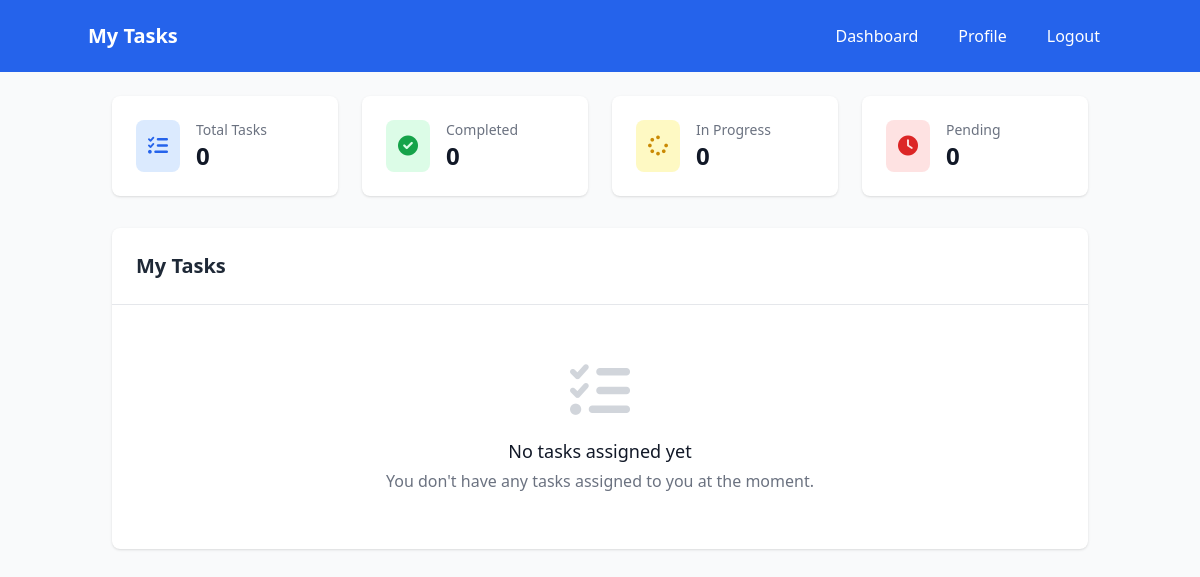
Page /tasks (signed in) on the earlier database version.
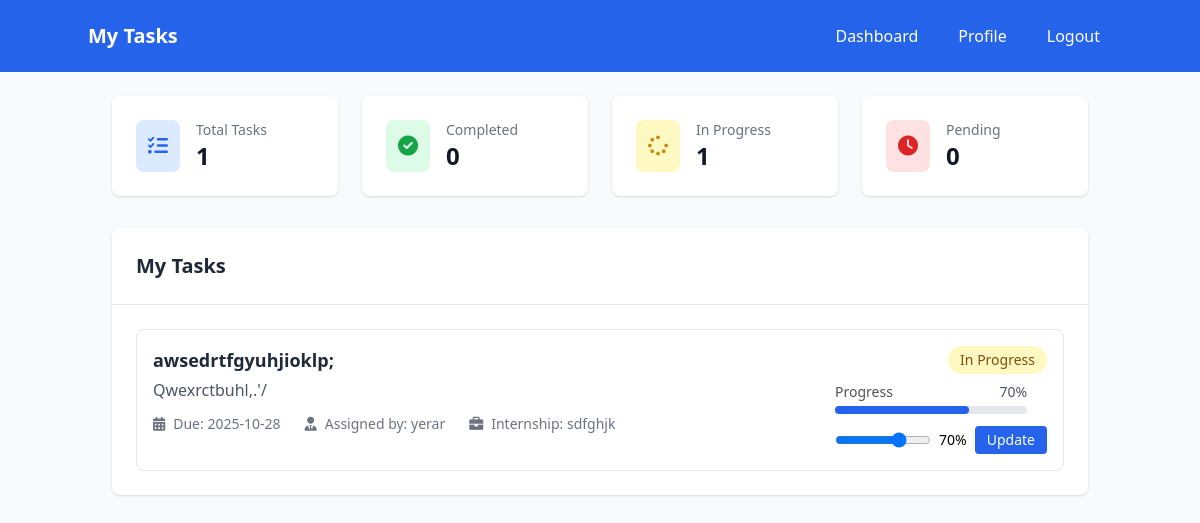
Same page on the later database version.
### models.py (models this page shows)
class Task(Base):
    __tablename__ = "tasks"
    id = Column(Integer, primary_key=True, index=True)
    title = Column(String(255), nullable=False)
    description = Column(Text)
    internship_id = Column(Integer, ForeignKey("internships.id"), nullable=False)
    student_id = Column(Integer, ForeignKey("users.id"), nullable=False)
    assigned_by = Column(Integer, ForeignKey("users.id"))
    due_date = Column(DateTime(timezone=True))
    status = Column(Enum(TaskStatus), default=TaskStatus.PENDING)
    progress = Column(Integer, default=0)
    created_at = Column(DateTime(timezone=True), server_default=func.now())
    internship = relationship("Internship", back_populates="tasks")
    student = relationship("User", foreign_keys=[student_id], back_populates="assigned_tasks")
    assigner = relationship("User", foreign_keys=[assigned_by], back_populates="assigned_by_tasks")

class User(Base):
    __tablename__ = "users"
    id = Column(Integer, primary_key=True, index=True)
    email = Column(String(255), unique=True, index=True, nullable=False)
    hashed_password = Column(String(255), nullable=False)
    full_name = Column(String(255), nullable=False)
    role = Column(Enum(UserRole), nullable=False, default=UserRole.STUDENT)
    phone = Column(String(20))
    department = Column(String(255))
    profile_picture = Column(String(500), default="default_avatar.png")
    created_at = Column(DateTime(timezone=True), server_default=func.now())
    is_active = Column(Boolean, default=True)
    created_internships = relationship("Internship", back_populates="creator")
    applications = relationship("InternshipApplication", back_populates="student")
    assigned_tasks = relationship("Task", foreign_keys="Task.student_id", back_populates="student")
    assigned_by_tasks = relationship("Task", foreign_keys="Task.assigned_by", back_populates="assigner")
    student_feedback = relationship("Feedback", foreign_keys="Feedback.student_id", back_populates="student")
    mentor_feedback = relationship("Feedback", foreign_keys="Feedback.mentor_id", back_populates="mentor")

class Internship(Base):
    __tablename__ = "internships"
    id = Column(Integer, primary_key=True, index=True)
    title = Column(String(255), nullable=False)
    description = Column(Text)
    company = Column(String(255), nullable=False)
    location = Column(String(255))
    duration = Column(String(100))
    stipend = Column(String(100))
    requirements = Column(Text)
    created_by = Column(Integer, ForeignKey("users.id"))
    created_at = Column(DateTime(timezone=True), server_default=func.now())
    is_active = Column(Boolean, default=True)
    deadline = Column(DateTime(timezone=True))
    creator = relationship("User", back_populates="created_internships")
    applications = relationship("InternshipApplication", back_populates="internship")
    tasks = relationship("Task", back_populates="internship")
    feedback = relationship("Feedback", back_populates="internship")

### app.py (the view)
@app.get("/tasks")
async def tasks_page(request: Request, db: Session = Depends(get_db)):
    try:
        user = await get_current_user_from_cookie(request, db)
        if user.role == "student":
            tasks = crud.get_tasks_by_student(db, user.id)
            return templates.TemplateResponse("tasks_student.html", {
                "request": request,
                "user": user,
                "tasks": tasks
            })
        elif user.role in ["admin", "mentor"]:
            tasks = crud.get_all_tasks(db)
            students = crud.get_all_users(db)
            internships = crud.get_internships(db)
            return templates.TemplateResponse("tasks_management.html", {
                "request": request,
                "user": user,
                "tasks": tasks,
                "students": students,
                "internships": internships
            })
        else:
            return RedirectResponse("/dashboard?error=Access denied")
    except Exception as e:
        return RedirectResponse("/login")

### templates/tasks_student.html (shortened to what the changed rows need)
<!DOCTYPE html>
<html lang="en">
<head>
    <script src="https://cdn.tailwindcss.com"></script>
    <link rel="stylesheet" href="https://cdnjs.cloudflare.com/ajax/libs/font-awesome/6.0.0/css/all.min.css">
</head>
<body class="bg-gray-50">
    <nav class="bg-blue-600 text-white p-4">
        <div class="container mx-auto flex justify-between items-center">
            <h1 class="text-xl font-bold">My Tasks</h1>
        </div>
    </nav>
    <div class="container mx-auto p-6">
        <div class="grid grid-cols-1 md:grid-cols-4 gap-6 mb-8">
            <div class="bg-white p-6 rounded-lg shadow">
                <div class="flex items-center">
                    <div class="ml-4">
                        <h3 class="text-sm font-medium text-gray-500">Total Tasks</h3>
                        <p class="text-2xl font-bold text-gray-900">{{ tasks|length }}</p>
                    </div>
                </div>
            </div>
            <div class="bg-white p-6 rounded-lg shadow">
                <div class="flex items-center">
                    <div class="ml-4">
                        <h3 class="text-sm font-medium text-gray-500">In Progress</h3>
                        <p class="text-2xl font-bold text-gray-900">
                            {{ tasks|selectattr("status", "equalto", "in_progress")|list|length }}
                        </p>
                    </div>
                </div>
            </div>
        </div>
        <div class="bg-white rounded-lg shadow">
            <div class="p-6 border-b">
                <h2 class="text-xl font-semibold text-gray-800">My Tasks</h2>
            </div>
            <div class="p-6">
                {% if tasks %}
                <div class="space-y-4">
                    {% for task in tasks %}
                    <div class="border rounded-lg p-4 hover:bg-gray-50">
                        <div class="flex justify-between items-start">
                            <div class="flex-1">
                                <h3 class="font-semibold text-lg text-gray-800">{{ task.title }}</h3>
                                <p class="text-gray-600 mt-1">{{ task.description }}</p>
                                <div class="mt-3 flex items-center space-x-6 text-sm text-gray-500">
                                    <div class="flex items-center">
                                        <i class="fas fa-calendar-alt mr-2"></i>
                                        <span>Due: {{ task.due_date.strftime('%Y-%m-%d') if task.due_date else 'No due date' }}</span>
                                    </div>
                                    <div class="flex items-center">
                                        <i class="fas fa-user-tie mr-2"></i>
                                        <span>Assigned by: {{ task.assigner.full_name }}</span>
                                    </div>
                                    {% if task.internship %}
                                    <div class="flex items-center">
                                        <i class="fas fa-briefcase mr-2"></i>
                                        <span>Internship: {{ task.internship.title }}</span>
                                    </div>
                                    {% endif %}
                                </div>
                            </div>
                            <div class="text-right">
                                <span class="inline-flex items-center px-3 py-1 rounded-full text-sm font-medium
                                    {% if task.status == 'completed' %}bg-green-100 text-green-800
                                    {% elif task.status == 'in_progress' %}bg-yellow-100 text-yellow-800
                                    {% elif task.status == 'cancelled' %}bg-red-100 text-red-800
                                    {% else %}bg-gray-100 text-gray-800{% endif %}">
                                    {{ task.status|replace('_', ' ')|title }}
                                </span>
                                <div class="mt-2 w-48">
                                    <div class="flex justify-between text-sm text-gray-600 mb-1">
                                        <span>Progress</span>
                                        <span>{{ task.progress }}%</span>
                                    </div>
                                    <div class="w-full bg-gray-200 rounded-full h-2">
                                        <div class="bg-blue-600 h-2 rounded-full"
                                             style="width: {{ task.progress }}%"></div>
                                    </div>
                                </div>
                                {% if task.status != 'completed' and task.status != 'cancelled' %}
                                <div class="mt-3">
                                    <form class="flex items-center space-x-2"
                                          onsubmit="updateTaskProgress(event, {{ task.id }})">
                                        <input type="range" min="0" max="100" value="{{ task.progress }}"
                                               class="w-24" id="progress-{{ task.id }}"
                                               onchange="document.getElementById('progress-value-{{ task.id }}').textContent = this.value + '%'">
                                        <span id="progress-value-{{ task.id }}" class="text-sm font-medium">
                                            {{ task.progress }}%
                                        </span>
                                        <button type="submit"
                                                class="bg-blue-600 text-white px-3 py-1 rounded text-sm hover:bg-blue-700">
                                            Update
                                        </button>
                                    </form>
                                </div>
                                {% endif %}
                            </div>
                        </div>
                    </div>
                    {% endfor %}
                </div>
                {% else %}
                <div class="text-center py-8">
                    <i class="fas fa-tasks text-gray-300 text-6xl mb-4"></i>
                    <h3 class="text-lg font-medium text-gray-900">No tasks assigned yet</h3>
                    <p class="text-gray-500 mt-1">You don't have any tasks assigned to you at the moment.</p>
                </div>
                {% endif %}
            </div>
        </div>
    </div>
</body>
</html>

Differences in the rows shown:
added Task: title "awsedrtfgyuhjioklp;", description "Qwexrctbuhl,.'/", due_date "2025-10-28", assigner.full_name "yerar", internship "sdfghjk", status "In Progress", progress "70"
Other differences:
{{ tasks|length }}: "0" → "1"
{{ tasks|selectattr("status", "equalto", "in_progress")|list|length }}: "0" → "1"
text no longer shown: "No tasks assigned yet You don't have any tasks assigned to you at the moment."
